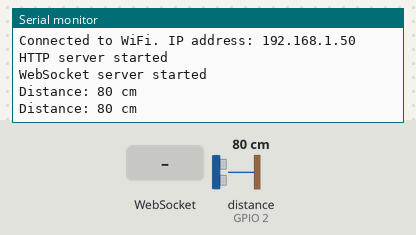
The sketch below on a simulated ESP32. On the bench: the last lines printed to the serial monitor. Wiring (inferred from the names in the program): ultrasonic range finder: trigger GPIO 4; echo GPIO 2. The inputs (shaded band) are chosen by the test bench; at power-on: distance to the obstacle (sensor on GPIO 2) 80 cm. The echo pulse lasts 58.3 µs per cm; WiFi joins after 1.5 s; servers stay silent unless stated.

Above: at 2.7 s.
2.8 s: WebSocket text "1" received
5.0 s: distance to the obstacle (sensor on GPIO 2) set to 2 cm
At 6.2 s:
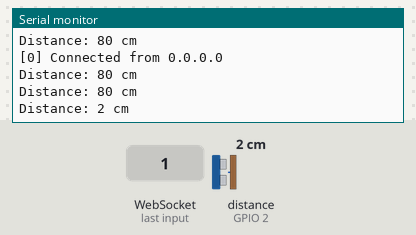
6.5 s: distance to the obstacle (sensor on GPIO 2) set to 4 cm
At 7.0 s:
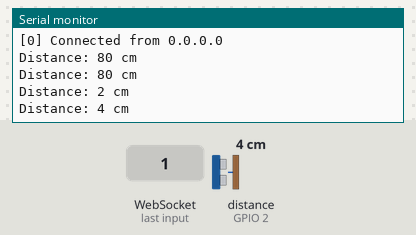
Timing chart, 0 to 9.5 s (numbered marks = the images above; inputs shaded):
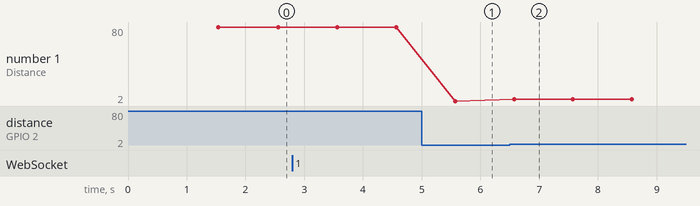

Measured:
- after the input at 5.0 s, the serial monitor: prints a new line after 0.57 s (image 1)
- after the input at 6.5 s, the serial monitor: prints a new line after 0.07 s (image 2)
- plotted number 1: 80 → 2 after the input at 5.0 s, 2 → 4 after the input at 6.5 s

The sketch:

sketch_apr4a.ino
```cpp
#include <Wire.h>
#include <WiFi.h>
#include <WebServer.h>
#include <WebSocketsServer.h>


#define echoPin 2               // CHANGE PIN NUMBER HERE IF YOU WANT TO USE A DIFFERENT PIN
#define trigPin 4               // CHANGE PIN NUMBER HERE IF YOU WANT TO USE A DIFFERENT PIN
long duration, distance;


// WiFi credentials
const char* ssid = "CYBER%NET%HUSSAIN%03111243682";
const char* password = "hussain8080";

// Web server on port 80
WebServer server(80);
// WebSocket server on port 81
WebSocketsServer webSocket = WebSocketsServer(81);

// Variable to track if we need to send WebSocket update
unsigned long lastSendTime = 0;

void setup(){
  Serial.begin (9600);

   // Connect to WiFi
  WiFi.begin(ssid, password);
  Serial.print("Connecting to WiFi");
  while (WiFi.status() != WL_CONNECTED) {
    delay(500);
    Serial.print(".");
  }
  Serial.println();
  Serial.print("Connected to WiFi. IP address: ");
  Serial.println(WiFi.localIP());
  server.on("/", handleRoot);
  server.begin();
  Serial.println("HTTP server started");

  // Set up WebSocket server
  webSocket.begin();
  webSocket.onEvent(webSocketEvent);
  Serial.println("WebSocket server started");

  pinMode(trigPin, OUTPUT);
  pinMode(echoPin, INPUT);


}
void loop(){
   // Handle web client requests
  server.handleClient();
  webSocket.loop();
  digitalWrite(trigPin, LOW);
  delayMicroseconds(2);
  digitalWrite(trigPin, HIGH);
  delayMicroseconds(10);
  digitalWrite(trigPin, LOW);

  duration = pulseIn(echoPin, HIGH);
  distance = duration / 58.2;
  String disp = String(distance);

  Serial.print("Distance: ");
  Serial.print(disp);
  Serial.println(" cm");

  // Send distance update via WebSocket every second
  if (millis() - lastSendTime > 1000) {
    webSocket.broadcastTXT(disp);
    lastSendTime = millis();
  }

  delay(1000);
}

// WebSocket event handler
void webSocketEvent(uint8_t num, WStype_t type, uint8_t * payload, size_t length) {
  switch(type) {
    case WStype_DISCONNECTED:
      Serial.printf("[%u] Disconnected!\n", num);
      break;
    case WStype_CONNECTED:
      {
        IPAddress ip = webSocket.remoteIP(num);
        Serial.printf("[%u] Connected from %d.%d.%d.%d\n", num, ip[0], ip[1], ip[2], ip[3]);

        // Send current distance immediately when a client connects
        String disp = String(distance);
        webSocket.sendTXT(num, disp);
      }
      break;
  }
}

// Handler for root path
void handleRoot() {
  String html = "<!DOCTYPE html><html>";
  html += "<head><meta name='viewport' content='width=device-width, initial-scale=1.0'>";
  html += "<title>ESP32 Distance Sensor</title>";
  html += "<style>";
  html += "body { font-family: Arial, sans-serif; text-align: center; margin-top: 50px; }";
  html += ".data { font-size: 72px; margin: 30px; font-weight: bold; }";
  html += ".unit { font-size: 36px; }";
  html += "</style>";
  html += "<script>";
  html += "var websocket;";
  html += "function init() {";
  html += "  websocket = new WebSocket('ws://' + window.location.hostname + ':81/');";
  html += "  websocket.onopen = function(evt) { console.log('WebSocket connected'); };";
  html += "  websocket.onclose = function(evt) { console.log('WebSocket disconnected'); };";
  html += "  websocket.onmessage = function(evt) {";
  html += "    document.getElementById('distance').textContent = evt.data;";
  html += "  };";
  html += "}";
  html += "window.addEventListener('load', init);";
  html += "</script></head>";
  html += "<body>";
  html += "<h1>ESP32 Distance Sensor</h1>";
  html += "<div class='data'><span id='distance'>" + String(distance) + "</span><span class='unit'> cm</span></div>";
  html += "</body></html>";
  server.send(200, "text/html", html);
} 
```
